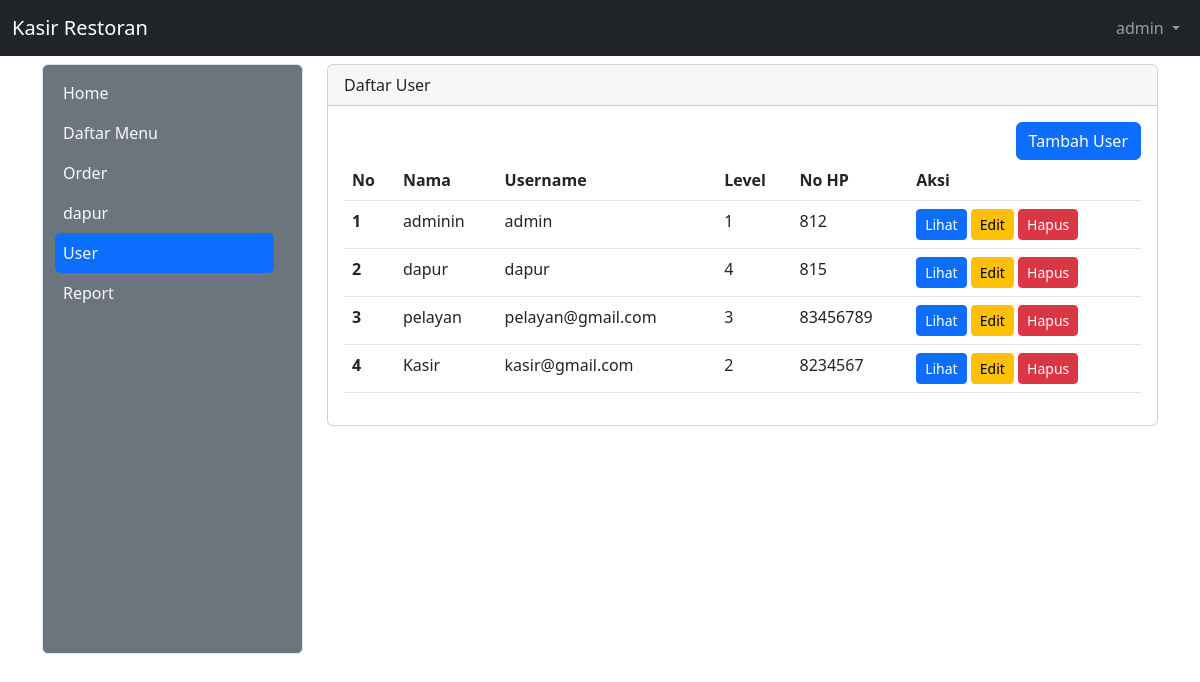
Page /user (signed in) on the committed database.
### tables this page shows
CREATE TABLE `tb_user` (
  `id` int(20) NOT NULL,
  `nama` varchar(30) NOT NULL,
  `username` varchar(100) NOT NULL,
  `password` varchar(255) NOT NULL,
  `level` int(10) NOT NULL,
  `nohp` int(25) NOT NULL,
  `alamat` varchar(300) NOT NULL
);

### user.php (the view, shortened to what this page needs)
<?php
include "proses/connect.php";
$result = mysqli_query($conn, "SELECT * FROM tb_user");
$rows = [];
while ($row = mysqli_fetch_assoc($result)) {
    $rows[] = $row;
}
?>
<div class="col-lg-9 mt-2">
    <div class="card">
        <div class="card-header">
            Daftar User
        </div>
        <div class="card-body">
            <div class="row">
                <div class="col d-flex justify-content-end">
                    <button type="button" class="btn btn-primary" data-bs-toggle="modal"
                        data-bs-target="#ModalTambahUser">Tambah
                        User</button>
                </div>
            </div>
            <div class=" table-responsive">
                <table class="table table-hover">
                    <thead>
                        <tr>
                            <th scope="col">No</th>
                            <th scope="col">Nama</th>
                            <th scope="col">Username</th>
                            <th scope="col">Level</th>
                            <th scope="col">No HP</th>
                            <th scope="col">Aksi</th>
                        </tr>
                    </thead>
                    <tbody>
                        <?php $i = 1; ?>
                        <?php foreach ($rows as $row): ?>
                            <tr>
                                <th scope="row">
                                    <?php echo $i++; ?>
                                </th>
                                <td>
                                    <?php echo $row["nama"]; ?>
                                </td>
                                <td>
                                    <?php echo $row["username"]; ?>
                                </td>
                                <td>
                                    <?php echo $row["level"]; ?>
                                </td>
                                <td>
                                    <?php echo $row["nohp"]; ?>
                                </td>
                                <td>
                                    <div class="btn btn-primary btn-sm" data-bs-toggle="modal"
                                        data-bs-target="#ModalView<?= $row['id']; ?>">
                                        Lihat</div>
                                    <div class="btn btn-warning btn-sm" data-bs-toggle="modal"
                                        data-bs-target="#ModalEdit<?= $row['id']; ?>">
                                        Edit</div>
                                    <div class="btn btn-danger btn-sm" data-bs-toggle="modal"
                                        data-bs-target="#ModalHapus<?= $row['id']; ?>">
                                        Hapus</div>
                                </td>
                            </tr>
                        <?php endforeach ?>
                    </tbody>
                </table>
            </div>
        </div>
    </div>
</div>

### index.php (shortened to what this page needs)
<?php
if (isset($_GET['x']) && $_GET['x'] == 'home') {
    $page = "home.php";
    include 'main.php';
} elseif (isset($_GET['x']) && $_GET['x'] == 'order') {
    $page = 'order.php';
    include 'main.php';
} elseif (isset($_GET['x']) && $_GET['x'] == 'dapur') {
    $page = 'dapur.php';
    include 'main.php';
} elseif (isset($_GET['x']) && $_GET['x'] == 'user') {
    if ($_SESSION["level_kasir"] == 1) {
        include 'main.php';
    } else {
        $page = 'home.php';
        include 'main.php';
    }
} elseif (isset($_GET['x']) && $_GET['x'] == 'menu') {
    $page = 'menu.php';
    include 'main.php';
} elseif (isset($_GET['x']) && $_GET['x'] == 'orderitem') {
    $page = 'order-item.php';
    include 'main.php';
} elseif (isset($_GET['x']) && $_GET['x'] == 'viewitem') {
    $page = 'view-item.php';
    include 'main.php';
} elseif (isset($_GET['x']) && $_GET['x'] == 'login') {
    include 'login.php';
} elseif (isset($_GET['x']) && $_GET['x'] == 'halaman') {
    include 'halaman.php';
} elseif (isset($_GET['x']) && $_GET['x'] == 'logout') {
    include 'proses/proses-logout.php';
} else {
    $page = 'home.php';
    include 'main.php';
}
?>

### main.php (shortened to what this page needs)
<?php
include "proses/connect.php";
$query = mysqli_query($conn, "SELECT * FROM tb_user WHERE username = '$_SESSION[username_kasir]'");
$hasil = mysqli_fetch_assoc($query);
?>
<!DOCTYPE html>
<html lang="en">
<head>
    <link href="https://cdn.jsdelivr.net/npm/bootstrap@5.2.3/dist/css/bootstrap.min.css" rel="stylesheet"
 />
</head>
<body>
    <?php include "header.php"; ?>
    <div class="container-lg">
        <div class="row">
            <?php include "sidebar.php"; ?>
            <?php
            include $page;
            ?>
        </div>
    </div>
</body>
</html>

### header.php (shortened to what this page needs)
<nav class="navbar navbar-expand-lg navbar-dark bg-dark bg-body-tertiary sticky-top">
    <div class="container-fluid">
        <a class="navbar-brand" href=".">Kasir Restoran</a>
        <div class="collapse navbar-collapse justify-content-end" id="navbarNavDropdown">
            <ul class="navbar-nav">
                <li class="nav-item dropdown">
                    <a class="nav-link dropdown-toggle" href="#" role="button" data-bs-toggle="dropdown"
                        aria-expanded="false">
                        <?php echo $hasil["username"]; ?>
                    </a>
                </li>
            </ul>
        </div>
    </div>
</nav>

### sidebar.php (shortened to what this page needs)
<div class="col-lg-3">
    <nav class="sid navbar navbar-expand-lg bg-secondary rounded border mt-2">
        <div class="container-fluid">
            <div class="offcanvas offcanvas-start" tabindex="-1" id="offcanvasNavbar"
                aria-labelledby="offcanvasNavbarLabel" style="width: 250px;">
                <div class="offcanvas-body bg-secondary">
                    <ul class="navbar-nav nav-pills flex-column justify-content-end flex-grow-1 pe-3">
                        <li class="nav-item">
                            <a class="nav-link
                            <?php echo (isset($_GET["x"]) && $_GET["x"] == 'home') ? 'active link-light' : 'link-light'; ?>"
                                aria-current="page" href="home">Home</a>
                        </li>
                        <?php if ($hasil["level"] == 1 || $hasil["level"] == 3): ?>
                            <li class="nav-item">
                                <a class="nav-link
                            <?php echo (isset($_GET["x"]) && $_GET["x"] == 'menu') ? 'active link-light' : 'link-light'; ?>"
                                    href="menu">Daftar Menu</a>
                            </li>
                        <?php endif; ?>
                        <?php if ($hasil["level"] == 1 || $hasil["level"] == 2 || $hasil["level"] == 3): ?>
                            <li class="nav-item">
                                <a class="nav-link
                            <?php echo (isset($_GET["x"]) && $_GET["x"] == 'order') ? 'active link-light' : 'link-light'; ?>"
                                    href="order">Order</a>
                            </li>
                        <?php endif; ?>
                        <?php if ($hasil["level"] == 1 || $hasil["level"] == 4): ?>
                            <li class="nav-item">
                                <a class="nav-link
                            <?php echo (isset($_GET["x"]) && $_GET["x"] == 'dapur') ? 'active link-light' : 'link-light'; ?>"
                                    href="dapur">dapur</a>
                            </li>
                        <?php endif; ?>
                        <?php if ($hasil["level"] == 1): ?>
                            <li class="nav-item">
                                <a class="nav-link
                            <?php echo (isset($_GET["x"]) && $_GET["x"] == 'user') ? 'active link-light' : 'link-light'; ?>"
                                    href="user">User</a>
                            </li>
                            <li class="nav-item">
                                <a class="nav-link
                            <?php echo (isset($_GET["x"]) && $_GET["x"] == 'report') ? 'active link-light' : 'link-light'; ?>"
                                    href="report">Report</a>
                            </li>
                        <?php endif; ?>
                    </ul>
                </div>
            </div>
        </div>
    </nav>
</div>

### sidebar.php (style rules this page uses)
.sid { margin-top: 0px; padding-bottom: 340px; }

### rows in the picture
tb_user: username "admin", nama "adminin", level "1", nohp "812"
tb_user: nama "dapur", username "dapur", level "4", nohp "815"
tb_user: nama "pelayan", username "pelayan@gmail.com", level "3", nohp "83456789"
tb_user: nama "Kasir", username "kasir@gmail.com", level "2", nohp "8234567"
